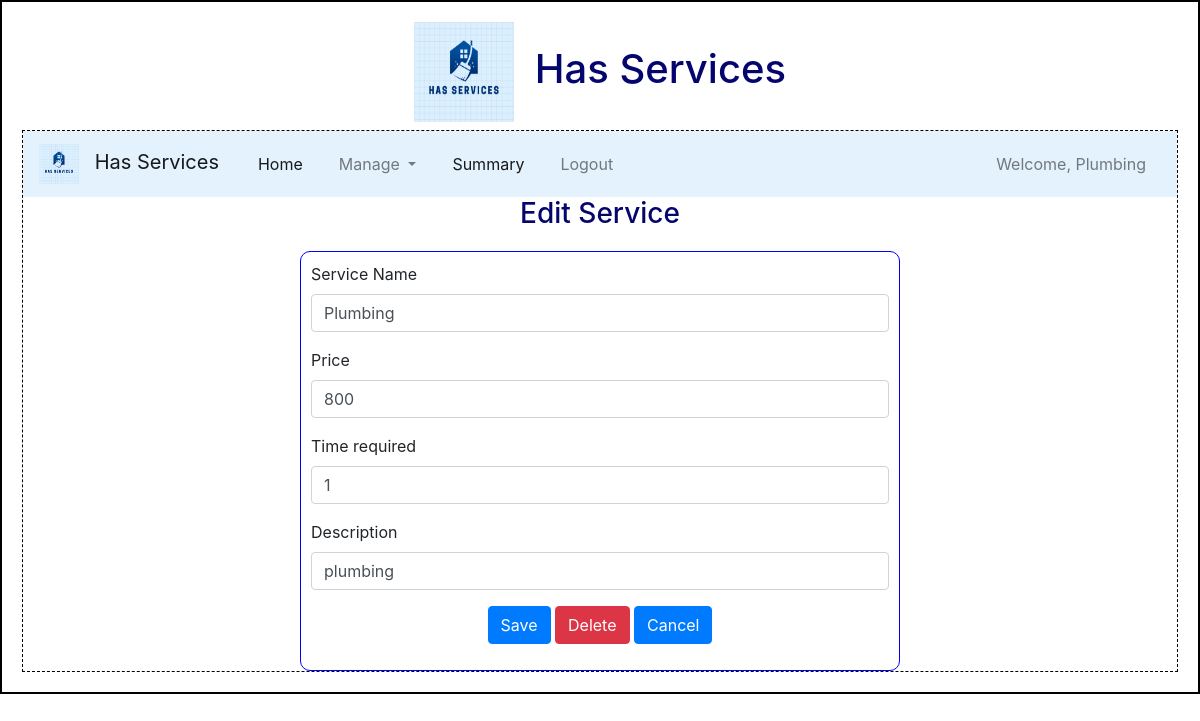
Screenshot of /edit_service/2/Plumbing with the database file from the repository.
### backend/models.py (models this page shows)
class Service(db.Model):
    __tablename__ = "services"
    id = db.Column(db.Integer, primary_key=True)
    name = db.Column(db.String, nullable=False)
    price = db.Column(db.String, nullable=False)
    time = db.Column(db.Integer, nullable=False)
    description = db.Column(db.Text,nullable=False)
    professional = db.relationship('ServiceProfessional',cascade='all, delete', lazy=True, backref ='services')

### backend/controllers.py (the view, shortened to what this page needs)
@app.route("/edit_service/<id>/<name>", methods = ["POST","GET"])
def edit_service(id,name):
    s = get_service(id)
    return render_template("admin_edit_service.html", service=s,name=name)

### backend/controllers.py (called while the page is built)
def get_service(id):
    service = Service.query.filter_by(id=id).first()
    return service

### Templates/admin_edit_service.html
{%extends "admin_layout.html"%}
{%block content%}
            {%if service%}
                <div class="center"><h3>Edit Service</h3></div>
                <form action="/edit_service/{{service.id}}/{{name}}" method="POST">
                    <div class="input_form">
                        <div class="mb-3">
                            <label for="service_name" class="form-label">Service Name</label>
                            <input type="text" class="form-control" name="service_name" id="service_name" value="{{service.name}}">
                        </div>
                        <div class="mb-3">
                            <label for="service_price" class="form-label">Price</label>
                            <input type="number" class="form-control" name="service_price" id="service_price" value="{{service.price}}">
                        </div>
                        <div class="mb-3">
                            <label for="service_time_req" class="form-label">Time required</label>
                            <input type="text" class="form-control" name="service_time_req" id="service_time_req"
                            value ="{{service.time}}">
                        </div>
                        <div class="mb-3">
                            <label for="service_description" class="form-label">Description</label>
                            <input type="text" class="form-control" name="service_description" id="service_description"
                            value ="{{service.description}}"">
                        </div>
                        <div class="mb-3 center">
                            <button type="submit" class="btn btn-primary">Save</button>
                            <a href="/delete_service/{{service.id}}/{{name}}" type="button" class="btn btn-danger">Delete</a>
                            <a href="/admin/{{name}}" type="button" class="btn btn-primary">Cancel</a>
                        </div>
                    </div>
                </form>
            {%endif%}
{%endblock%}

### static/styles/main.css (style rules this page uses)
* { margin: 0; padding: 0; box-sizing: border-box; }
.center { text-align: center; margin: auto; color: rgb(5, 5, 110); }
.input_form { border: 1px solid blue; width: 600px; height: auto; margin: auto; margin-top: 20px; padding: 10px; border-radius: 10px; font-size: 16px; text-align: justify; }

### rows the page displays
Service: service_name "Plumbing", service_price "800", service_time_req "1", service_description "plumbing"

### other values shown
{{ name }} "Plumbing"
